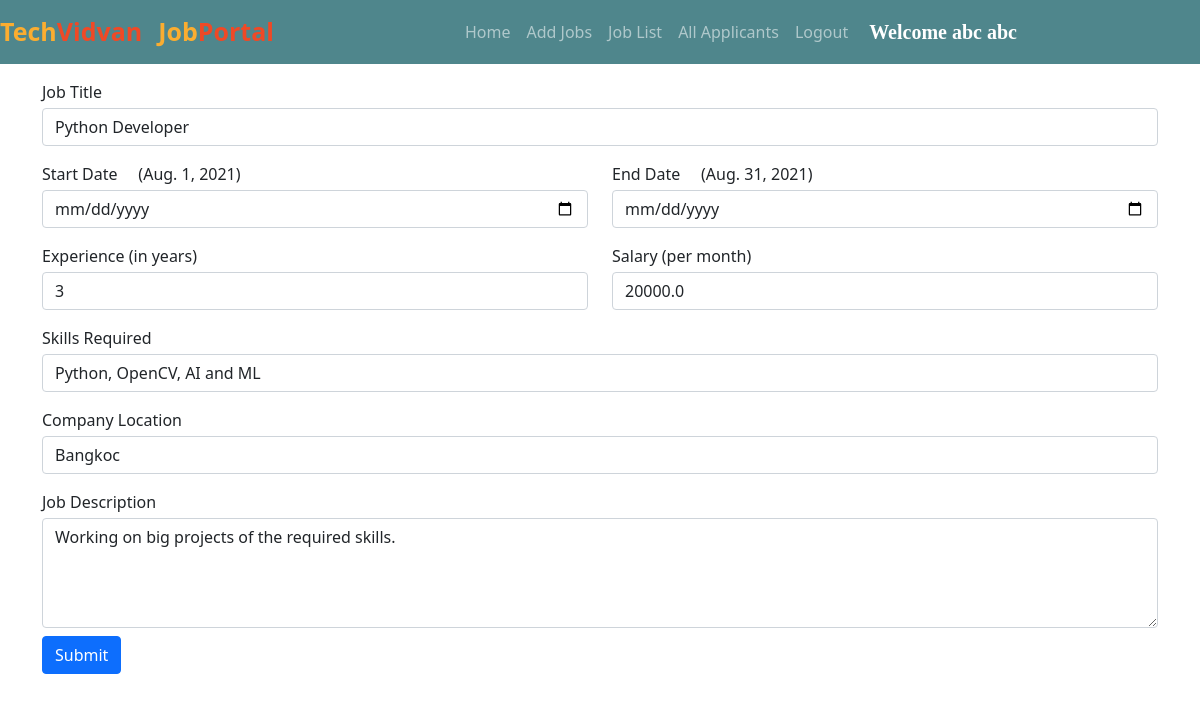
The page /edit_job/4/ (signed in) on the database its author committed.
### jobs/models.py (models this page shows, shortened)
class Job(models.Model):
    company = models.ForeignKey(Company, on_delete=models.CASCADE)
    start_date = models.DateField()
    end_date = models.DateField()
    title = models.CharField(max_length=200)
    salary = models.FloatField()
    image = models.ImageField(upload_to="")
    description = models.TextField(max_length=400)
    experience = models.CharField(max_length=100)
    location = models.CharField(max_length=100)
    skills = models.CharField(max_length=200)
    creation_date = models.DateField()

### jobs/views.py (the view, shortened to what this page needs)
# urls.py: path("edit_job/<int:myid>/", views.edit_job, name="edit_job"),
def edit_job(request, myid):
    if not request.user.is_authenticated:
        return redirect("/company_login")
    job = Job.objects.get(id=myid)
    return render(request, "edit_job.html", {'job':job})

### jobs/templates/edit_job.html (shortened to what this page needs)
{% extends 'company_navbar.html' %}
{% block body %}
<form class="container mt-3" method="POST" enctype="multipart/form-data">
    <div class="row">
        <div class="form-group col-md-12">
            <label>Job Title</label>
            <input type="text" class="form-control mt-1" name="job_title" id="job_title" value="{{job.title}}" required>
        </div>
    </div>
    <div class="row mt-3">
        <div class="form-group col-md-6">
            <label>Start Date</label>&nbsp;&nbsp;&nbsp;&nbsp;&nbsp;({{job.start_date}})
            <input type="date" class="form-control mt-1" name="start_date" id="start_date">
        </div>
        <div class="form-group col-md-6">
            <label>End Date</label>&nbsp;&nbsp;&nbsp;&nbsp;&nbsp;({{job.end_date}})
            <input type="date" class="form-control mt-1" name="end_date" id="end_date">
        </div>
    </div>
    <div class="row mt-3">
        <div class="form-group col-md-6">
            <label>Experience (in years)</label>
            <input type="text" class="form-control mt-1" name="experience" id="experience" value="{{job.experience}}" required>
        </div>
        <div class="form-group col-md-6">
            <label>Salary (per month)</label>
            <input type="tel" class="form-control mt-1" name="salary" id="salary" value="{{job.salary}}" required>
        </div>
    </div>
    <div class="row mt-3">
        <div class="form-group col-md-12">
            <label>Skills Required</label>
            <input type="text" class="form-control mt-1" name="skills" id="skills" value="{{job.skills}}" required>
        </div>
        </div>
    <div class="row mt-3">
        <div class="form-group col-md-12">
            <label>Company Location</label>
            <input type="text" class="form-control mt-1" name="location" id="location" value="{{job.location}}" required>
        </div>
    </div>
    <div class="row mt-3">
        <div class="form-group col-md-12">
            <label>Job Description</label>
            <textarea name="description" id="description" class="form-control mt-1" cols="30" rows="4" required>{{job.description}}</textarea>
        </div>
    </div>
<input type="submit" value="Submit" class="btn btn-primary mt-2">
</form>
{% endblock %}

### jobs/templates/company_navbar.html (shortened to what this page needs)
<!doctype html>
<html lang="en">
<head>
  <link href="https://cdn.jsdelivr.net/npm/bootstrap@5.0.2/dist/css/bootstrap.min.css" rel="stylesheet"
>
  <link rel="stylesheet" href="https://cdnjs.cloudflare.com/ajax/libs/font-awesome/5.15.3/css/all.min.css">
</head>
<body>
  <nav class="navbar navbar-expand-lg navbar-dark sticky-top">
    <a class="navbar-brand" href="/"><span class="head1">Tech</span><span class="head2">Vidvan</span></a>
    <a class="navbar-brand" href="#"><span class="head1">Job</span><span class="head2">Portal</span></a>
    <div class="container w-50">
      <div class="collapse navbar-collapse" id="navbarSupportedContent">
        <ul class="navbar-nav me-auto mb-2 mb-lg-0">
          <li class="nav-item">
            <a class="nav-link {% block home %}{% endblock %}" aria-current="page" href="/company_homepage/">Home</a>
          </li>
          <li class="nav-item">
            <a class="nav-link {% block add_job %} {% endblock %}" aria-current="page" href="/add_job/">Add Jobs</a>
          </li>
          <li class="nav-item">
            <a class="nav-link {% block job_list %}{% endblock %}" href="/job_list/">Job List</a>
          </li>
          <li class="nav-item">
            <a class="nav-link {% block all_applicants %}{% endblock %}" href="/all_applicants/">All Applicants</a>
          </li>
          <li class="nav-item">
            <a class="nav-link" href="/logout/">Logout</a>
          </li>
        </ul>
        <a class="navbar-brand" style="font-weight: bold; font-family: 'Times New Roman', Times, serif;"
          href="#">Welcome {{request.user.get_full_name}}</a>
      </div>
    </div>
  </nav>
  {% block body %}
  {% endblock %}
</body>
</html>

### jobs/templates/company_navbar.html (style rules this page uses)
.navbar { background-color: #4f868c; }
.head1 { color: #FBAD30; font-size: 25px; font-weight: bold; height: 50px; }
.head2 { color: #EF4926; font-size: 25px; font-weight: bold; }

### rows shown on the page
Job: job_title "Python Developer", start_date "Aug. 1, 2021", end_date "Aug. 31, 2021", experience "3", salary "20000.0", skills "Python, OpenCV, AI and ML", location "Bangkoc", description "Working on big projects of the required skills."

### other values the page prints
{{ request.user.get_full_name }} "abc abc"
